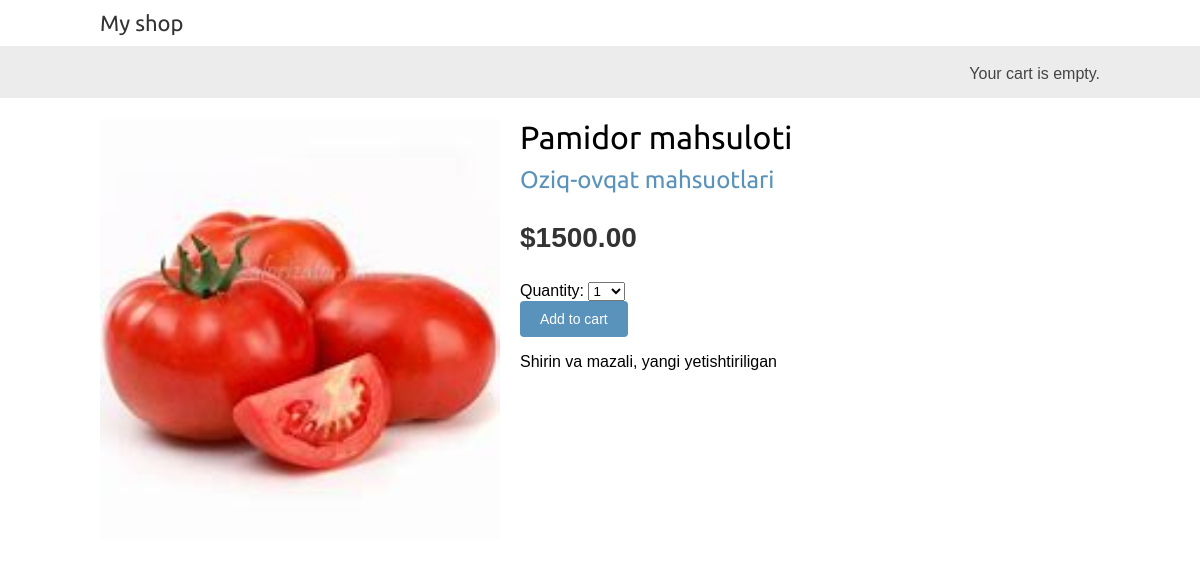
The app's page /2/pamidor-mahsuloti/ with its own data.
### shop/models.py (models this page shows, shortened)
class Product(models.Model):
    category = models.ForeignKey(Category, related_name='products', on_delete=models.CASCADE)
    name = models.CharField(max_length=550)
    slug = models.SlugField(max_length=200, unique=True)
    image = models.ImageField(upload_to='products/%Y/%m/%d', blank=True)
    description = models.TextField(blank=True)
    price = models.DecimalField(max_digits=10, decimal_places=2)
    available = models.BooleanField(default=True)
    created = models.DateTimeField(auto_now_add=True)
    updated = models.DateTimeField(auto_now=True)
    class Meta:
        ordering = ['name']
        indexes = [
            models.Index(fields=['id', 'slug']),
            models.Index(fields=['name']),
            models.Index(fields=['-created']),
        ]

class Category(models.Model):
    name = models.CharField(max_length=550)
    slug = models.SlugField(max_length=200, unique=True)
    class Meta:
        ordering = ['name']
        indexes = [
            models.Index(fields=['name']),
        ]
        verbose_name = 'category'
        verbose_name_plural = 'categories'
    def __str__(self):
        return self.name
    def get_absolute_url(self):
        return reverse('shop:product_list_by_category', args=[self.slug])

### shop/views.py (the view)
# urls.py: path('<int:id>/<slug:slug>/', views.product_detail,
def product_detail(request, id, slug):
    product = get_object_or_404(Product,
                                id=id,
                                slug=slug,
                                available=True)
    cart_product_form = CartAddProductForm()
    return render(request,
                  'shop/product/detail.html',
                  {'product': product,
                   'cart_product_form': cart_product_form})

### cart/forms.py
class CartAddProductForm(forms.Form):
    quantity = forms.TypedChoiceField(choices=PRODUCT_QUANTITY_CHOICES,
                                 coerce=int)
    override = forms.BooleanField(required=False,
                                  initial=False,
                                  widget=forms.HiddenInput)

### cart/cart.py (called while the page is built)
    def __len__(self):
        return sum(item['quantity'] for item in self.cart.values())

### cart/context_processors.py (called while the page is built)
def cart(request):
    return {'cart': Cart(request)}

### shop/templates/shop/product/detail.html (shortened to what this page needs)
{% extends "shop/base.html" %}
{% load static %}
{% block content %}
    <div class="product-detail">
        <img src="{% if product.image %}{{ product.image.url }}{% else %}
    {% static "img/no_image.png" %}{% endif %}">
        <h1>{{ product.name }}</h1>
        <h2>
            <a href="{{ product.category.get_absolute_url }}">
                {{ product.category }}
            </a>
        </h2>
        <p class="price">${{ product.price }}</p>
        <form action="{% url "cart:cart_add" product.id %}" method="post">
            {{ cart_product_form }}
            <input type="submit" value="Add to cart">
        </form>
        {{ product.description|linebreaks }}
    </div>
{% endblock %}

### shop/static/css/base.css (style rules this page uses)
body { margin:0; padding:0; font-family:helvetica, sans-serif; }
h1, h2, h3, h4, h5 , h6 { font-family: 'Ubuntu', sans-serif; font-weight:normal; }
a { text-decoration:none; color:#5993bb; }
a.button, input[type="submit"] { color:#fff; background:#5993bb; border-radius:4px; padding:10px 20px; font-size:14px; border:0; }
.product-detail { text-align:justify; }
.product-detail .price { color:#333; font-size:28px; font-weight:bold; }
.product-detail img { width:40%; float:left; padding:0 20px 20px 0; }
.product-detail h1 { margin-bottom:0; }
.product-detail h2 { margin-top:10px; }

### records on screen
Product: image (picture), name "Pamidor mahsuloti", category "Oziq-ovqat mahsuotlari", price "1500.00", description "Shirin va mazali, yangi yetishtiriligan"
